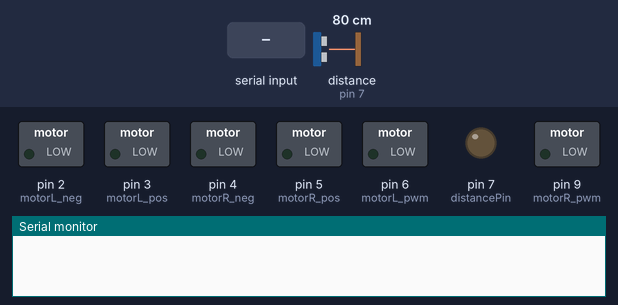
Bench run of a sketch on a simulated Arduino Uno, built with avr-gcc and run on an emulated ATmega328P. Parts: switched loads named in the sketch (green lamp = pin HIGH), output pins drawn as LEDs (lit = HIGH), the last lines printed to the serial monitor. Inputs (shaded band) come from the test bench; at power-on: distance to the obstacle (sensor on pin 7) 80 cm. The echo pulse lasts 58.3 µs per cm.

Above: at 1.2 s.
1.3 s: "w" received over Serial
At 2.5 s:
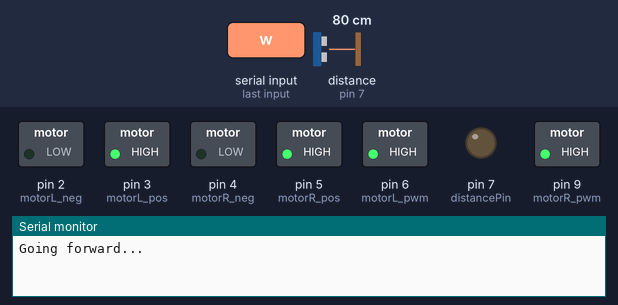
2.8 s: "s" received over Serial
At 3.8 s:
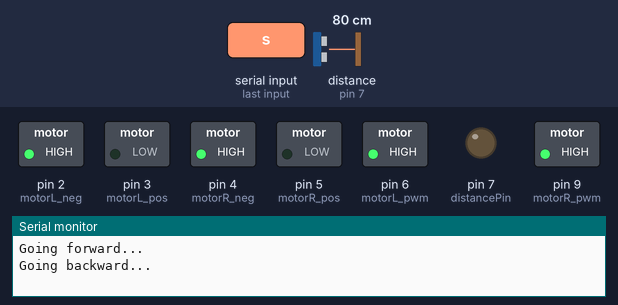
4.3 s: "a" received over Serial
At 5.1 s:
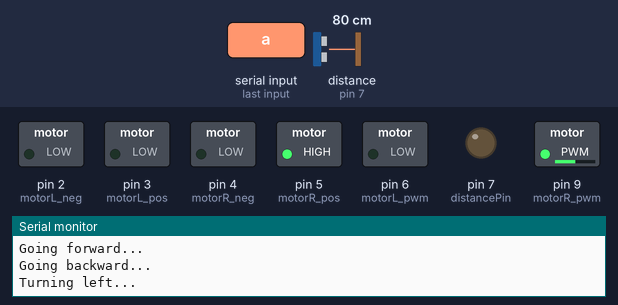
5.8 s: "d" received over Serial
At 7.0 s:
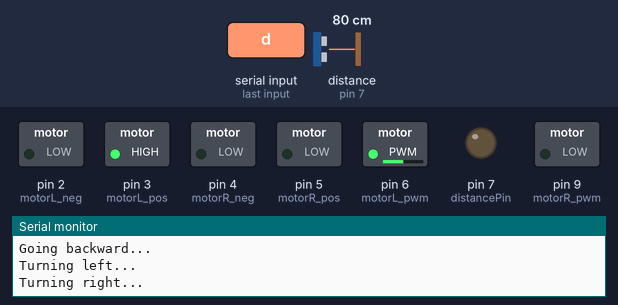
7.3 s: "i" received over Serial
At 8.5 s:
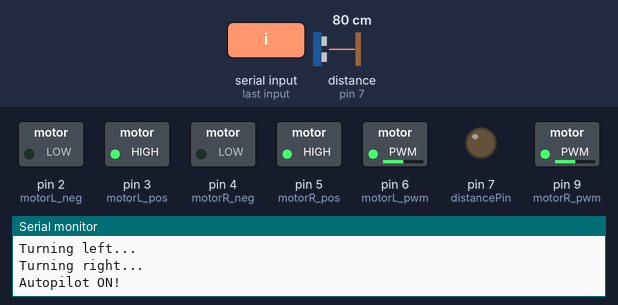
8.8 s: "w" received over Serial
At 9.5 s:
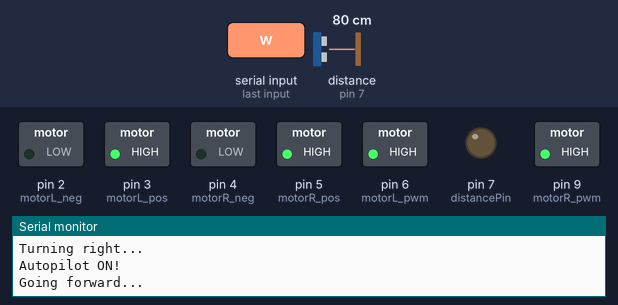
Timing chart, 0 to 11.3 s (numbered marks = the images above; inputs shaded):
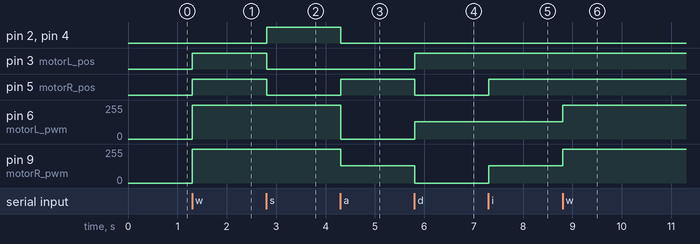

Measured:
- after the input at 1.3 s, pin 3 (motorL_pos), pin 5 (motorR_pos): LOW → HIGH at once; pin 6 (motorL_pwm), pin 9 (motorR_pwm): 0/255 → 255/255 at once
- after the input at 2.8 s, pin 2 (motorL_neg), pin 4 (motorR_neg): LOW → HIGH at once; pin 3 (motorL_pos), pin 5 (motorR_pos): HIGH → LOW at once
- after the input at 4.3 s, pin 2 (motorL_neg), pin 4 (motorR_neg): HIGH → LOW at once; pin 5 (motorR_pos): LOW → HIGH at once; pin 6 (motorL_pwm): 255/255 → 0/255 at once; pin 9 (motorR_pwm): 255/255 → 128/255 at once
- after the input at 5.8 s, pin 3 (motorL_pos): LOW → HIGH at once; pin 5 (motorR_pos): HIGH → LOW at once; pin 6 (motorL_pwm): 0/255 → 128/255 at once; pin 9 (motorR_pwm): 128/255 → 0/255 at once
- after the input at 7.3 s, pin 5 (motorR_pos): LOW → HIGH at once; pin 9 (motorR_pwm): 0/255 → 128/255 at once
- after the input at 8.8 s, pin 6 (motorL_pwm), pin 9 (motorR_pwm): 128/255 → 255/255 at once

The sketch:

robot.ino
```cpp
char command; // for incoming serial data
long cm; //distance in cm
int autopilot = 0; //status of the autopilot

//left motor pins
const int motorL_pos = 3;
const int motorL_neg = 2;
const int motorL_pwm = 6;

//right motor pins
const int motorR_pos = 5;
const int motorR_neg = 4;
const int motorR_pwm = 9;

//sonar pins
const int distancePin = 7;

//------------------------------------------------------------------------------
// MAIN SETUP
//------------------------------------------------------------------------------
void setup() {
  Serial.begin(57600);

  pinMode(motorL_pos, OUTPUT);
  pinMode(motorL_neg, OUTPUT);
  pinMode(motorL_pwm, OUTPUT);

  pinMode(motorR_pos, OUTPUT);
  pinMode(motorR_neg, OUTPUT);
  pinMode(motorR_pwm, OUTPUT);

  pinMode(distancePin, OUTPUT); //trig out
}

//------------------------------------------------------------------------------
// MAIN LOOP
//------------------------------------------------------------------------------
void loop() {
  // read the incoming command
  command = check();

  //in case of command, react
  switch (command) {
    case 'w':
      Serial.println("Going forward...");
      motorL(1, 255);
      motorR(1, 255);
      autopilot = 0;
      break;
    case 's':
      Serial.println("Going backward...");
      motorL(-1, 255);
      motorR(-1, 255);
      autopilot = 0;
      break;
    case 'a':
      Serial.println("Turning left...");
      motorL(0, 0);
      motorR(1, 128);
      autopilot = 0;
      break;
    case 'd':
      Serial.println("Turning right...");
      motorL(1, 128);
      motorR(0, 0);
      autopilot = 0;
      break;
    case 'x':
      Serial.println("STOP!");
      motorL(0, 0);
      motorR(0, 0);
      autopilot = 0;
      break;
    case 'i':
      Serial.println("Autopilot ON!");
      motorL(1, 128);
      motorR(1, 128);
      autopilot = 1;
      break;
    case 'r':
      cm = dist();
      Serial.print(cm);
      Serial.println("cm");
      break;
  }

  //Autopilot
  if (autopilot == 1) {
    runAutopilot();
  }

  //Reduce the loop time
  delay(10);
}

//------------------------------------------------------------------------------
// Autopilot
//------------------------------------------------------------------------------
void runAutopilot() {
  cm = dist();
  if (cm < 20) {
    //obstacle, turn around
    motorL(-1, 0);
    motorR(-1, 128);
  } else {
    //no more obstacles, go ahead
    motorL(1, 128);
    motorR(1, 128);
  }
}

//------------------------------------------------------------------------------
// Method to control the left motor
//------------------------------------------------------------------------------
void motorL(int direction, int speed) {
  if (direction > 0) {
    digitalWrite(motorL_pos, HIGH);
    digitalWrite(motorL_neg, LOW);
    analogWrite(motorL_pwm, speed);
  }
  if (direction < 0) {
    digitalWrite(motorL_pos, LOW);
    digitalWrite(motorL_neg, HIGH);
    analogWrite(motorL_pwm, speed);
  }
  if (direction == 0) {
    digitalWrite(motorL_pos, LOW);
    digitalWrite(motorL_neg, LOW);
    analogWrite(motorL_pwm, speed);
  }
}

//------------------------------------------------------------------------------
// Method to control the right motor
//------------------------------------------------------------------------------
void motorR(int direction, int speed) {
  if (direction > 0) {
    digitalWrite(motorR_pos, HIGH);
    digitalWrite(motorR_neg, LOW);
    analogWrite(motorR_pwm, speed);
  }
  if (direction < 0) {
    digitalWrite(motorR_pos, LOW);
    digitalWrite(motorR_neg, HIGH);
    analogWrite(motorR_pwm, speed);
  }
  if (direction == 0) {
    digitalWrite(motorR_pos, LOW);
    digitalWrite(motorR_neg, LOW);
    analogWrite(motorR_pwm, speed);
  }
}

//------------------------------------------------------------------------------
// Method that reads from serial port
//------------------------------------------------------------------------------
char check() {
  char comm;
  if (Serial.available() > 0) {
    comm = Serial.read();
  }
  return comm;
}

//------------------------------------------------------------------------------
// Method that reads distance
//------------------------------------------------------------------------------
long dist() {
  long duration, distance; // start the scan
  pinMode(distancePin, OUTPUT); //trig out
  digitalWrite(distancePin, LOW);
  delayMicroseconds(2);
  digitalWrite(distancePin, HIGH);
  delayMicroseconds(10);
  digitalWrite(distancePin, LOW);
  pinMode(distancePin, INPUT); //trig in
  duration = pulseIn(distancePin, HIGH);
  distance = (duration / 2) / 29.1; // convert the distance to centimeters.
  return distance;
}
```
